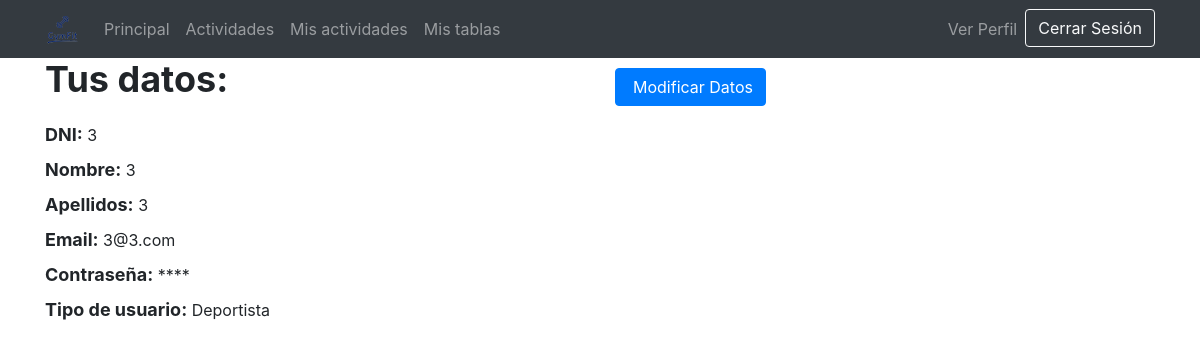
The app's page /vistas/verPerfil.php (signed in) with its own data.
### tables this page shows
CREATE TABLE IF NOT EXISTS `usuario` (
  `ID` int(11) NOT NULL AUTO_INCREMENT,
  `DNI` varchar(9) NOT NULL,
  `nombre` varchar(45) NOT NULL,
  `apellidos` varchar(45) NOT NULL,
  `email` varchar(45) DEFAULT NULL,
  `password` varchar(50) NOT NULL,
  `tipo` varchar(20) NOT NULL,
  PRIMARY KEY (`ID`) USING BTREE
);

### modelos/m_gestionarUsuarios.php (called while the page is built, shortened)
<?php
class m_gestionarUsuarios
{
  public function getDatosUsuario($dni)
  {
    $bd = conexion_BD();
    $r = $bd->query("SELECT * FROM usuario WHERE DNI='" . $dni . "'");
    mysqli_data_seek($r, 0);
    $extraido = mysqli_fetch_array($r);
    return $extraido;
  }
}
?>

### controladores/controlador_usuario.php (called while the page is built, shortened)
<?php
require_once '../modelos/m_gestionarUsuarios.php';
class controlador_usuario
{
  public static function devolverUsuario($dni)
  {
    $m_gestionarUsuarios = new m_gestionarUsuarios();
    if ($m_gestionarUsuarios->comprobarUsuario($dni)) {
      return $m_gestionarUsuarios->getDatosUsuario($dni);
    }
  }
}

### vistas/verPerfil.php (the view, shortened to what this page needs)
<?php
require 'head.php';
if (isset($_SESSION['userID']) && $_SESSION['connected'] == true) {
    require_once '../controladores/controlador_usuario.php';
    $result = controlador_usuario::devolverUsuario($_SESSION['userID']);
    $userType = $_SESSION['userType'];
    switch ($userType) {
        case 'Deportista':
            require 'header_deportista.php';
            break;
    }
} else {
    echo "<script>alert('No tienes permisos para entrar en esta página');</script>";
    echo "<script>window.location = '../vistas/principal.php';</script>";
    exit();
}
?>
<body>
    <div class="container">
        <div class="row">
            <div class="col-xs-12 col-sm-6">
                <h1 style="font-size: 36px; font-weight: bold; margin-bottom: 20px;">Tus datos:</h1>
                <div class="profile-info">
                    <div class="info-item">
                        <label for="DNI" style="font-size: 18px; font-weight: bold;">DNI:</label>
                        <span><?php echo $result['DNI']; ?></span>
                    </div>
                    <div class="info-item">
                        <label for="nombre" style="font-size: 18px; font-weight: bold;">Nombre:</label>
                        <span><?php echo $result['nombre']; ?></span>
                    </div>
                    <div class="info-item">
                        <label for="apellidos" style="font-size: 18px; font-weight: bold;">Apellidos:</label>
                        <span><?php echo $result['apellidos']; ?></span>
                    </div>
                    <div class="info-item">
                        <label for="email" style="font-size: 18px; font-weight: bold;">Email:</label>
                        <span><?php echo $result['email']; ?></span>
                    </div>
                    <div class="info-item">
                        <label for="password" style="font-size: 18px; font-weight: bold;">Contraseña:</label>
                        <span>****</span>
                    </div>
                    <div class="info-item">
                        <label for="tipo" style="font-size: 18px; font-weight: bold;">Tipo de usuario:</label>
                        <span><?php echo $result['tipo']; ?></span>
                    </div>
                </div>
            </div>
            <div class="col-xs-12 col-sm-6">
                <div class="btn-group" role="group" style="margin-top: 10px; margin-bottom: 15px;">
                    <a href="modificarDatos.php" class="btn btn-primary" style="text-decoration: none;"><span style="margin-right: 5px;"></span>Modificar Datos</a>
                </div>
            </div>
        </div>
    </div>
</body>
</html>

### records on screen
usuario: DNI "3", nombre "3", apellidos "3", email "3@3.com", tipo "Deportista"
